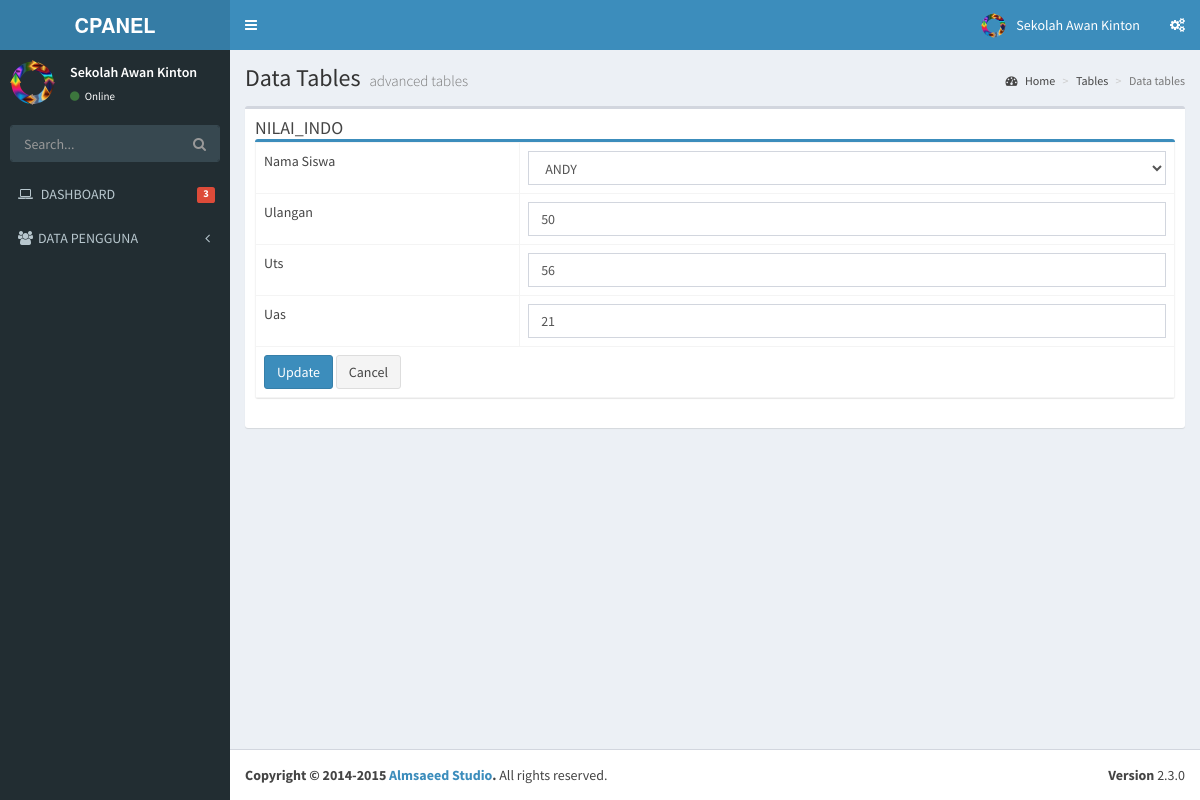
/nilai_indo/update/2, run on the app's committed database.
### tables this page shows
CREATE TABLE `menu` (
  `id` int(11) NOT NULL,
  `name` varchar(50) NOT NULL,
  `link` varchar(50) NOT NULL,
  `icon` varchar(30) NOT NULL,
  `is_active` int(1) NOT NULL,
  `is_parent` int(1) NOT NULL
);

CREATE TABLE `nilai_indo` (
  `id` int(11) NOT NULL,
  `nama_siswa` varchar(50) NOT NULL,
  `ulangan` int(11) NOT NULL,
  `uts` int(11) NOT NULL,
  `uas` int(11) NOT NULL
);

### application/libraries/Template.php (called while the page is built)
<?php if ( ! defined('BASEPATH')) exit('No direct script access allowed');
class Template {
		var $template_data = array();
		function set($name, $value)
		{
			$this->template_data[$name] = $value;
		}
		function load($template = '', $view = '' , $view_data = array(), $return = FALSE)
		{
			$this->CI =& get_instance();
			$this->set('contents', $this->CI->load->view($view, $view_data, TRUE));
			return $this->CI->load->view($template, $this->template_data, $return);
		}
}

### application/controllers/Nilai_indo.php (called while the page is built, shortened)
<?php
class Nilai_indo extends CI_Controller
{
    public function update($id)
    {
        $row = $this->Nilai_indo_model->get_by_id($id);
        if ($row) {
            $data = array(
                'button' => 'Update',
                'action' => site_url('nilai_indo/update_action'),
		'id' => set_value('id', $row->id),
		'nama_siswa' => set_value('nama_siswa', $row->nama_siswa),
		'ulangan' => set_value('ulangan', $row->ulangan),
		'uts' => set_value('uts', $row->uts),
		'uas' => set_value('uas', $row->uas),
	    );
            $this->template->load('template','nilai_indo_form', $data);
        } else {
            $this->session->set_flashdata('message', 'Record Not Found');
            redirect(site_url('nilai_indo'));
        }
    }
}

### index.php (called while the page is built, shortened)
<?php
require_once BASEPATH.'core/CodeIgniter.php';

### application/models/Nilai_indo_model.php (called while the page is built, shortened)
<?php
class Nilai_indo_model extends CI_Model
{
    public $table = 'nilai_indo';
    public $id = 'id';
    function get_by_id($id)
    {
        $this->db->where($this->id, $id);
        return $this->db->get($this->table)->row();
    }
}

### application/views/nilai_indo_form.php (the view, shortened to what this page needs)
    <section class='content'>
      <div class='row'>
        <div class='col-xs-12'>
          <div class='box'>
            <div class='box-header'>
              <h3 class='box-title'>NILAI_INDO</h3>
                  <div class='box box-primary'>
    <form action="<?php echo $action; ?>" method="post"><table class='table table-bordered'>
 <tr><td>Nama Siswa <?php echo form_error('nama_siswa') ?></td>
        <td>
          <?php echo cmb_dinamis('nama_siswa', 'siswa', 'nama', 'id', $nama_siswa) ?>
    </td>
 <tr><td>Ulangan <?php echo form_error('ulangan') ?></td>
        <td><input type="text" class="form-control" name="ulangan" id="ulangan" placeholder="Ulangan" value="<?php echo $ulangan; ?>" />
    </td>
 <tr><td>Uts <?php echo form_error('uts') ?></td>
        <td><input type="text" class="form-control" name="uts" id="uts" placeholder="Uts" value="<?php echo $uts; ?>" />
    </td>
 <tr><td>Uas <?php echo form_error('uas') ?></td>
        <td><input type="text" class="form-control" name="uas" id="uas" placeholder="Uas" value="<?php echo $uas; ?>" />
    </td>
 <tr><td colspan='2'><button type="submit" class="btn btn-primary"><?php echo $button ?></button>
 <a href="<?php echo site_url('nilai_indo') ?>" class="btn btn-default">Cancel</a></td></tr>
</table></form>
</div>
          </div>
        </div>
      </div>
    </section>

### application/views/template.php (shortened to what this page needs)
<!DOCTYPE html>
<html>
    <head>
        <link rel="stylesheet" href="<?php echo base_url() ?>template/bootstrap/css/bootstrap.min.css">
        <link rel="stylesheet" href="<?php echo base_url() ?>template/font-awesome-4.4.0/css/font-awesome.min.css">
        <link rel="stylesheet" href="<?php echo base_url() ?>template/ionicons-2.0.1/css/ionicons.min.css">
        <link rel="stylesheet" href="<?php echo base_url() ?>template/plugins/datatables/dataTables.bootstrap.css">
        <link rel="stylesheet" href="<?php echo base_url() ?>template/dist/css/AdminLTE.min.css">
        <link rel="stylesheet" href="<?php echo base_url() ?>template/dist/css/skins/_all-skins.min.css">
    </head>
    <body class="hold-transition skin-blue sidebar-mini">
        <div class="wrapper">
            <header class="main-header">
                <a href="index2.html" class="logo">
                    <span class="logo-lg"><b>CPANEL</b></span>
                </a>
                <nav class="navbar navbar-static-top" role="navigation">
                    <a href="#" class="sidebar-toggle" data-toggle="offcanvas" role="button">
                    </a>
                    <div class="navbar-custom-menu">
                        <ul class="nav navbar-nav">
                            <li class="dropdown user user-menu">
                                <a href="#" class="dropdown-toggle" data-toggle="dropdown">
                                    <img src="<?php echo base_url()?>template/dist/img/logo.png" class="user-image" alt="User Image">
                                    <span class="hidden-xs">Sekolah Awan Kinton</span>
                                </a>
                            </li>
                            <li>
                                <a href="#" data-toggle="control-sidebar"><i class="fa fa-gears"></i></a>
                            </li>
                        </ul>
                    </div>
                </nav>
            </header>
            <aside class="main-sidebar">
                <section class="sidebar">
                    <div class="user-panel">
                        <div class="pull-left image">
                            <img src="<?php echo base_url()?>template/dist/img/logo.png" class="img-circle" alt="User Image">
                        </div>
                        <div class="pull-left info">
                            <p>Sekolah Awan Kinton</p>
                            <a href="#"><i class="fa fa-circle text-success"></i> Online</a>
                        </div>
                    </div>
                    <form action="#" method="get" class="sidebar-form">
                        <div class="input-group">
                            <input type="text" name="q" class="form-control" placeholder="Search...">
                            <span class="input-group-btn">
                                <button type="submit" name="search" id="search-btn" class="btn btn-flat"><i class="fa fa-search"></i></button>
                            </span>
                        </div>
                    </form>
                    <ul class="sidebar-menu">
                        <li>
                            <a href="<?php echo site_url('dashboard') ?>">
                                <i class="fa fa-laptop"></i> <span>DASHBOARD</span>
                                <small class="label pull-right bg-red">3</small>
                            </a>
                        </li>
                        <?php
                        $menu = $this->db->get_where('menu', array('is_parent' => 0,'is_active'=>1));
                        foreach ($menu->result() as $m) {
                            $submenu = $this->db->get_where('menu',array('is_parent'=>$m->id,'is_active'=>1));
                            if($submenu->num_rows()>0){
                                echo "<li class='treeview'>
                                    ".anchor('#',  "<i class='$m->icon'></i>".strtoupper($m->name).' <i class="fa fa-angle-left pull-right"></i>')."
                                        <ul class='treeview-menu'>";
                                   echo"</ul>
                                    </li>";
                            }else{
                                echo "<li>" . anchor($m->link, "<i class='$m->icon'></i> <span>" . strtoupper($m->name)) . "</span></li>";
                            }
                        }
                        ?>
                    </ul>
                </section>
            </aside>
            <div class="content-wrapper">
                <section class="content-header">
                    <h1>
                        Data Tables
                        <small>advanced tables</small>
                    </h1>
                    <ol class="breadcrumb">
                        <li><a href="#"><i class="fa fa-dashboard"></i> Home</a></li>
                        <li><a href="#">Tables</a></li>
                        <li class="active">Data tables</li>
                    </ol>
                </section>
                <?php
                echo $contents;
                ?>
            </div>
            <footer class="main-footer">
                <div class="pull-right hidden-xs">
                    <b>Version</b> 2.3.0
                </div>
                <strong>Copyright &copy; 2014-2015 <a href="http://almsaeedstudio.com">Almsaeed Studio</a>.</strong> All rights reserved.
            </footer>
        </div>
    </body>
</html>

### data on the page
menu: icon+name "DATA PENGGUNA"
nilai_indo: ulangan "50", uts "56", uas "21"

### other printed values
$button "Update"
form field nama_siswa "ANDY"
